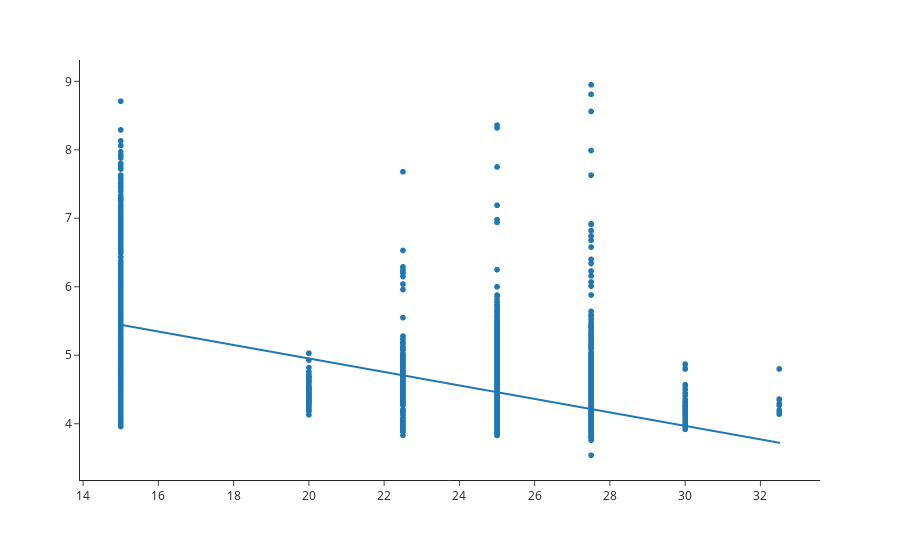

The cell this chart's notebook holds for it:
### Code cell
import plotly.express as px

fig = px.scatter(run, x=run['Hurdles'], y=run['time'], template = 'simple_white', trendline='ols' )

#az x és y tengely feliratok eltávolítása
fig.update_layout(xaxis_title=None, yaxis_title=None)
#fig.data = fig.data[1:] #csak a trendline marad
fig.show()

### Figure 1 — Plotly figure (JSON) as saved in the notebook; plotly's stock layout.template omitted (floating-point values rounded to 4 significant figures; data arrays with more than 128 entries replaced by an {"elided": "..."} marker saying what was removed)
{"data": [{"hovertemplate": "Hurdles=%{x}<br>time=%{y}<extra></extra>", "legendgroup": "", "marker": {"color": "#1F77B4", "symbol": "circle"}, "mode": "markers", "name": "", "showlegend": false, "type": "scattergl", "x": {"elided": "4386 float values"}, "xaxis": "x", "y": {"elided": "4386 float values"}, "yaxis": "y"}, {"hovertemplate": "<b>OLS trendline</b><br>time = -0.0984288 * Hurdles + 6.92152<br>R<sup>2</sup>=0.318659<br><br>Hurdles=%{x}<br>time=%{y} <b>(trend)</b><extra></extra>", "legendgroup": "", "marker": {"color": "#1F77B4", "symbol": "circle"}, "mode": "lines", "name": "", "showlegend": false, "type": "scattergl", "x": {"elided": "4386 float values"}, "xaxis": "x", "y": {"elided": "4386 float values"}, "yaxis": "y"}], "layout": {"autosize": true, "legend": {"tracegroupgap": 0}, "margin": {"t": 60}, "xaxis": {"anchor": "y", "autorange": true, "domain": [0, 1], "range": [13.83, 33.67], "title": {}, "type": "linear"}, "yaxis": {"anchor": "x", "autorange": true, "domain": [0, 1], "range": [3.121, 9.369], "title": {}, "type": "linear"}}}
